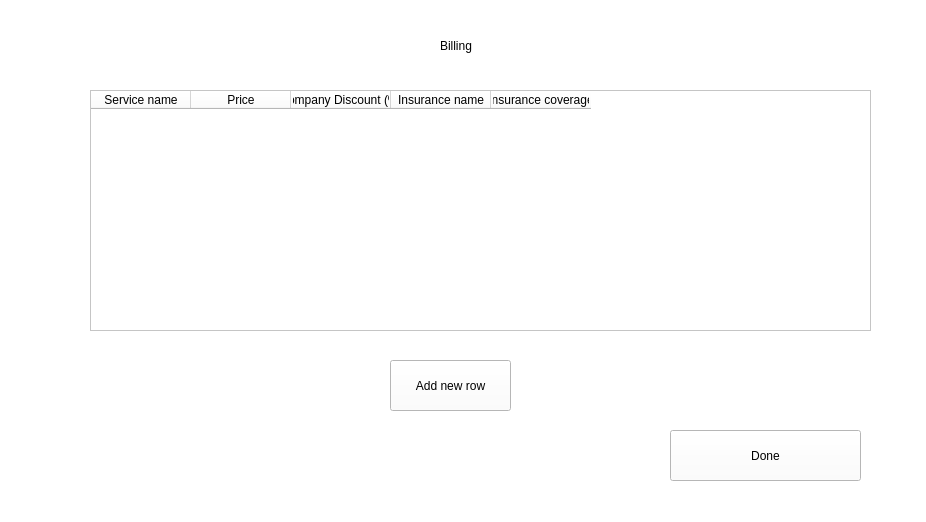
<?xml version="1.0" encoding="UTF-8"?>
<ui version="4.0">
 <class>Form</class>
 <widget class="QWidget" name="Form">
  <property name="geometry">
   <rect>
    <x>0</x>
    <y>0</y>
    <width>926</width>
    <height>522</height>
   </rect>
  </property>
  <property name="windowTitle">
   <string>Form</string>
  </property>
  <property name="styleSheet">
   <string notr="true">background-color: white;
color: black;</string>
  </property>
  <widget class="QLabel" name="label">
   <property name="geometry">
    <rect>
     <x>440</x>
     <y>20</y>
     <width>51</width>
     <height>51</height>
    </rect>
   </property>
   <property name="text">
    <string>Billing</string>
   </property>
  </widget>
  <widget class="QTableWidget" name="tableWidget">
   <property name="geometry">
    <rect>
     <x>90</x>
     <y>90</y>
     <width>781</width>
     <height>241</height>
    </rect>
   </property>
   <attribute name="horizontalHeaderStretchLastSection">
    <bool>false</bool>
   </attribute>
   <attribute name="verticalHeaderStretchLastSection">
    <bool>false</bool>
   </attribute>
   <column>
    <property name="text">
     <string>Service name</string>
    </property>
   </column>
   <column>
    <property name="text">
     <string>Price</string>
    </property>
   </column>
   <column>
    <property name="text">
     <string>Company Discount (%)</string>
    </property>
   </column>
   <column>
    <property name="text">
     <string>Insurance name</string>
    </property>
   </column>
   <column>
    <property name="text">
     <string>Insurance coverage</string>
    </property>
   </column>
  </widget>
  <widget class="QPushButton" name="pushButton">
   <property name="geometry">
    <rect>
     <x>390</x>
     <y>360</y>
     <width>121</width>
     <height>51</height>
    </rect>
   </property>
   <property name="text">
    <string>Add new row</string>
   </property>
  </widget>
  <widget class="QPushButton" name="pushButton_2">
   <property name="geometry">
    <rect>
     <x>670</x>
     <y>430</y>
     <width>191</width>
     <height>51</height>
    </rect>
   </property>
   <property name="text">
    <string>Done</string>
   </property>
  </widget>
 </widget>
 <resources/>
 <connections/>
</ui>
